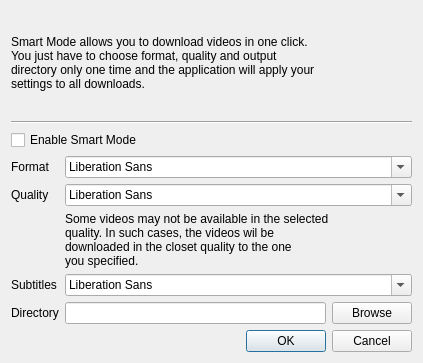
<?xml version="1.0" encoding="UTF-8"?>
<ui version="4.0">
 <class>Dialog</class>
 <widget class="QDialog" name="Dialog">
  <property name="geometry">
   <rect>
    <x>0</x>
    <y>0</y>
    <width>423</width>
    <height>363</height>
   </rect>
  </property>
  <property name="minimumSize">
   <size>
    <width>423</width>
    <height>363</height>
   </size>
  </property>
  <property name="maximumSize">
   <size>
    <width>423</width>
    <height>363</height>
   </size>
  </property>
  <property name="windowTitle">
   <string>Smart Mode</string>
  </property>
  <layout class="QVBoxLayout" name="verticalLayout">
   <item>
    <widget class="QLabel" name="label">
     <property name="whatsThis">
      <string>&lt;html&gt;&lt;head/&gt;&lt;body&gt;&lt;p&gt;&lt;span style=&quot; font-size:12pt;&quot;&gt;Smart Mode allows you to download videos in one clieck.&lt;/span&gt;&lt;/p&gt;&lt;p&gt;&lt;span style=&quot; font-size:12pt;&quot;&gt;You just have to choose format, quality and output &lt;/span&gt;&lt;/p&gt;&lt;p&gt;&lt;span style=&quot; font-size:12pt;&quot;&gt;directory only one time and the application will apply your&lt;/span&gt;&lt;/p&gt;&lt;p&gt;&lt;span style=&quot; font-size:12pt;&quot;&gt;settings to all downloads.&lt;/span&gt;&lt;/p&gt;&lt;/body&gt;&lt;/html&gt;</string>
     </property>
     <property name="text">
      <string>Smart Mode allows you to download videos in one click.
You just have to choose format, quality and output 
directory only one time and the application will apply your
settings to all downloads.</string>
     </property>
    </widget>
   </item>
   <item>
    <widget class="Line" name="line">
     <property name="orientation">
      <enum>Qt::Horizontal</enum>
     </property>
    </widget>
   </item>
   <item>
    <widget class="QCheckBox" name="checkBox">
     <property name="text">
      <string>Enable Smart Mode</string>
     </property>
    </widget>
   </item>
   <item>
    <layout class="QFormLayout" name="formLayout">
     <item row="0" column="0">
      <widget class="QLabel" name="label_2">
       <property name="text">
        <string>Format</string>
       </property>
      </widget>
     </item>
     <item row="0" column="1">
      <widget class="QFontComboBox" name="fontComboBox"/>
     </item>
     <item row="1" column="0">
      <widget class="QLabel" name="label_3">
       <property name="text">
        <string>Quality</string>
       </property>
      </widget>
     </item>
     <item row="1" column="1">
      <widget class="QFontComboBox" name="fontComboBox_2"/>
     </item>
     <item row="3" column="0">
      <widget class="QLabel" name="label_5">
       <property name="text">
        <string>Subtitles</string>
       </property>
      </widget>
     </item>
     <item row="3" column="1">
      <widget class="QFontComboBox" name="fontComboBox_3"/>
     </item>
     <item row="4" column="0">
      <widget class="QLabel" name="label_6">
       <property name="text">
        <string>Directory</string>
       </property>
      </widget>
     </item>
     <item row="4" column="1">
      <layout class="QGridLayout" name="gridLayout_2">
       <item row="0" column="1">
        <widget class="QLineEdit" name="lineEdit"/>
       </item>
       <item row="0" column="2">
        <widget class="QPushButton" name="pushButton">
         <property name="text">
          <string>Browse</string>
         </property>
        </widget>
       </item>
      </layout>
     </item>
     <item row="2" column="1">
      <widget class="QLabel" name="label_4">
       <property name="text">
        <string>Some videos may not be available in the selected
quality. In such cases, the videos wil be
downloaded in the closet quality to the one
you specified.</string>
       </property>
      </widget>
     </item>
    </layout>
   </item>
   <item>
    <widget class="QDialogButtonBox" name="buttonBox">
     <property name="orientation">
      <enum>Qt::Horizontal</enum>
     </property>
     <property name="standardButtons">
      <set>QDialogButtonBox::Cancel|QDialogButtonBox::Ok</set>
     </property>
    </widget>
   </item>
  </layout>
 </widget>
 <resources/>
 <connections>
  <connection>
   <sender>buttonBox</sender>
   <signal>accepted()</signal>
   <receiver>Dialog</receiver>
   <slot>accept()</slot>
   <hints>
    <hint type="sourcelabel">
     <x>248</x>
     <y>254</y>
    </hint>
    <hint type="destinationlabel">
     <x>157</x>
     <y>274</y>
    </hint>
   </hints>
  </connection>
  <connection>
   <sender>buttonBox</sender>
   <signal>rejected()</signal>
   <receiver>Dialog</receiver>
   <slot>reject()</slot>
   <hints>
    <hint type="sourcelabel">
     <x>316</x>
     <y>260</y>
    </hint>
    <hint type="destinationlabel">
     <x>286</x>
     <y>274</y>
    </hint>
   </hints>
  </connection>
 </connections>
</ui>
